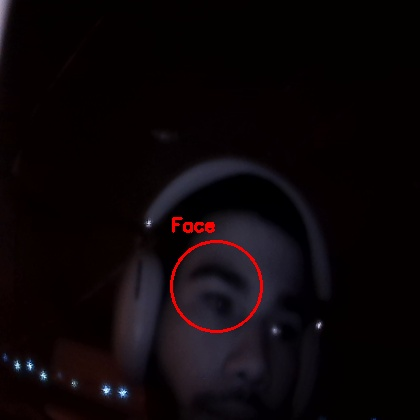
#> input picture face_20251028_182002_2.jpg, 420 x 420 px, given in place of the camera
$ python steadycam_daemonv0.1.3.py
#> lines starting #> are read from the running program, lines starting #| are printed output that depends on the picture; after the words box and inside, x2 and y2 are one past the last pixel; in counts of white or black regions, pixels touching at a corner belong together
import cv2
import numpy as np
from pathlib import Path
import time
import datetime
import os
import threading
import queue

# ============================================================
# CONFIG
# ============================================================

OUTPUT_DIR = Path("dashcam_footage")
OUTPUT_DIR.mkdir(parents=True, exist_ok=True)

RESOLUTIONS = {
    "small":  (480, 360),
    "medium": (640, 480),
    "large":  (1280, 720)
}

ACTIVE_RES = "medium"
FRAME_W, FRAME_H = RESOLUTIONS[ACTIVE_RES]
FPS = 20
SEGMENT_MINUTES = 5
KEEP_HOURS = 2
EVENT_CLIP_SECONDS = 90  # Changed to 90 seconds

CAM_INDICES = [0, 2]
FOURCC = cv2.VideoWriter_fourcc(*"mp4v")

# AI EVENT TRIGGERS
MOTION_THRESHOLD = 5000
SUDDEN_BRIGHT_THRESHOLD = 50
RED_OBJECT_THRESHOLD = 3

# ============================================================
# CAMERA SETUP
# ============================================================

def open_cam(index):
    cam = cv2.VideoCapture(index)
    cam.set(cv2.CAP_PROP_FRAME_WIDTH, FRAME_W)
    cam.set(cv2.CAP_PROP_FRAME_HEIGHT, FRAME_H)
    return cam

cam1 = open_cam(CAM_INDICES[0])
cam2 = open_cam(CAM_INDICES[1])

# ============================================================
# VIDEO WRITER
# ============================================================

def new_writer():
    ts = datetime.datetime.now().strftime("%Y%m%d_%H%M%S")
    filename = OUTPUT_DIR / f"seg_{ts}.mp4"
    writer = cv2.VideoWriter(str(filename), FOURCC, FPS, (FRAME_W * 2, FRAME_H))
    return writer, filename, time.time()

writer, current_file, segment_start = new_writer()

# ============================================================
# AUTO DELETE
# ============================================================

def clean_old_files():
    cutoff = time.time() - KEEP_HOURS * 3600
    for f in sorted(OUTPUT_DIR.glob("seg_*.mp4")):
        try:
            if f.stat().st_mtime < cutoff:
                f.unlink()
        except:
            pass

# ============================================================
# AI EVENT DETECTION
# ============================================================

prev_gray = None
prev_brightness = None

def detect_events(frame):
    global prev_gray, prev_brightness

    events = []
    gray = cv2.cvtColor(frame, cv2.COLOR_BGR2GRAY)
    hsv = cv2.cvtColor(frame, cv2.COLOR_BGR2HSV)

    # 1. Motion detection
    if prev_gray is not None:
        diff = cv2.absdiff(prev_gray, gray)
        motion_pixels = np.sum(diff > 30)
        if motion_pixels > MOTION_THRESHOLD:
            events.append("MOTION")

    # 2. Sudden brightness change
    brightness = np.mean(gray)
    if prev_brightness is not None:
        if abs(brightness - prev_brightness) > SUDDEN_BRIGHT_THRESHOLD:
            events.append("BRIGHTNESS_SPIKE")

    # 3. Red object detection
    lower_red1 = np.array([0, 100, 100])
    upper_red1 = np.array([10, 255, 255])
    lower_red2 = np.array([170, 100, 100])
    upper_red2 = np.array([180, 255, 255])

    mask_red1 = cv2.inRange(hsv, lower_red1, upper_red1)
    mask_red2 = cv2.inRange(hsv, lower_red2, upper_red2)
    mask_red = cv2.bitwise_or(mask_red1, mask_red2)

    contours, _ = cv2.findContours(mask_red, cv2.RETR_EXTERNAL, cv2.CHAIN_APPROX_SIMPLE)
    red_count = sum(1 for cnt in contours if cv2.contourArea(cnt) > 500)

    if red_count >= RED_OBJECT_THRESHOLD:
        events.append("RED_OBJECTS")

    prev_gray = gray
    prev_brightness = brightness

    return events

# ============================================================
# EVENT CLIP THREAD
# ============================================================

event_queue = queue.Queue()

def event_clip_saver(frames, trigger_reason):
    ts = datetime.datetime.now().strftime("%Y%m%d_%H%M%S")
    filename = OUTPUT_DIR / f"event_{ts}_{trigger_reason}.mp4"
    w = cv2.VideoWriter(str(filename), FOURCC, FPS, (FRAME_W*2, FRAME_H))
    for frame in frames:
        w.write(frame)
    w.release()

def event_worker():
    while True:
        item = event_queue.get()
        if item is None:
            break
        frames, reason = item
        event_clip_saver(frames, reason)

threading.Thread(target=event_worker, daemon=True).start()

event_buffer_frames = []
EVENT_BUFFER_MAX = EVENT_CLIP_SECONDS * FPS  # 90 seconds * 20 fps = 1800 frames
event_cooldown = 0
flash_frames_remaining = 0  # White flash counter

# ============================================================
# PREVIEW WINDOW
# ============================================================

cv2.namedWindow("Dashcam (q quit, e manual event)", cv2.WINDOW_NORMAL)

# ============================================================
# MAIN LOOP
# ============================================================

while True:
    ret1, f1 = cam1.read()
#> f1 is the input picture: shape (420, 420, 3); mean B, G, R 8.7, 6.4, 12.8
    ret2, f2 = cam2.read()

    if not ret1:
        cam1.release()
        time.sleep(0.2)
        cam1 = open_cam(CAM_INDICES[0])
        continue

    if not ret2:
        cam2.release()
        time.sleep(0.2)
        cam2 = open_cam(CAM_INDICES[1])
        continue

    f1 = cv2.resize(f1, (FRAME_W, FRAME_H))
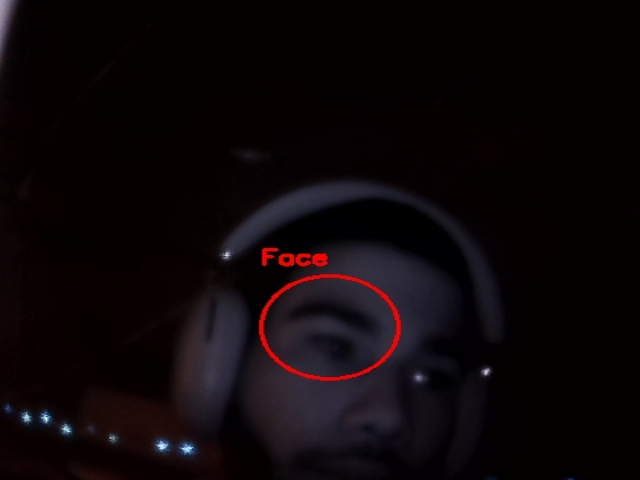
#> f1: shape (480, 640, 3); mean B, G, R 8.7, 6.4, 12.7
    f2 = cv2.resize(f2, (FRAME_W, FRAME_H))
    combined = np.hstack((f1, f2))
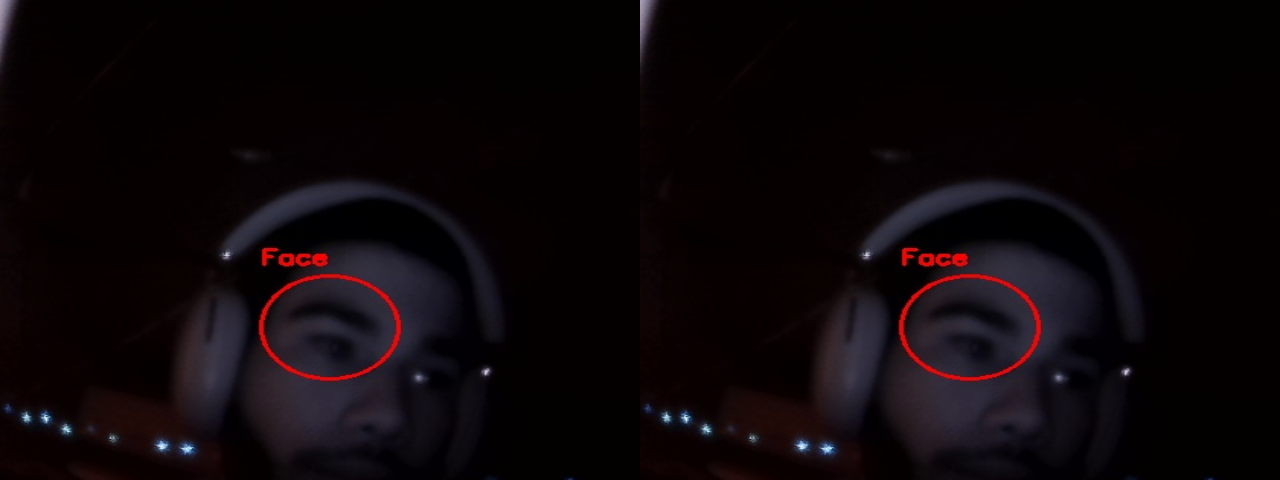
#> combined: shape (480, 1280, 3); mean B, G, R 8.7, 6.4, 12.7

    # Timestamp
    ts = datetime.datetime.now().strftime("%Y-%m-%d %H:%M:%S")
    cv2.putText(combined, ts, (10, 30),
                cv2.FONT_HERSHEY_SIMPLEX, 0.7, (255, 255, 255), 2)
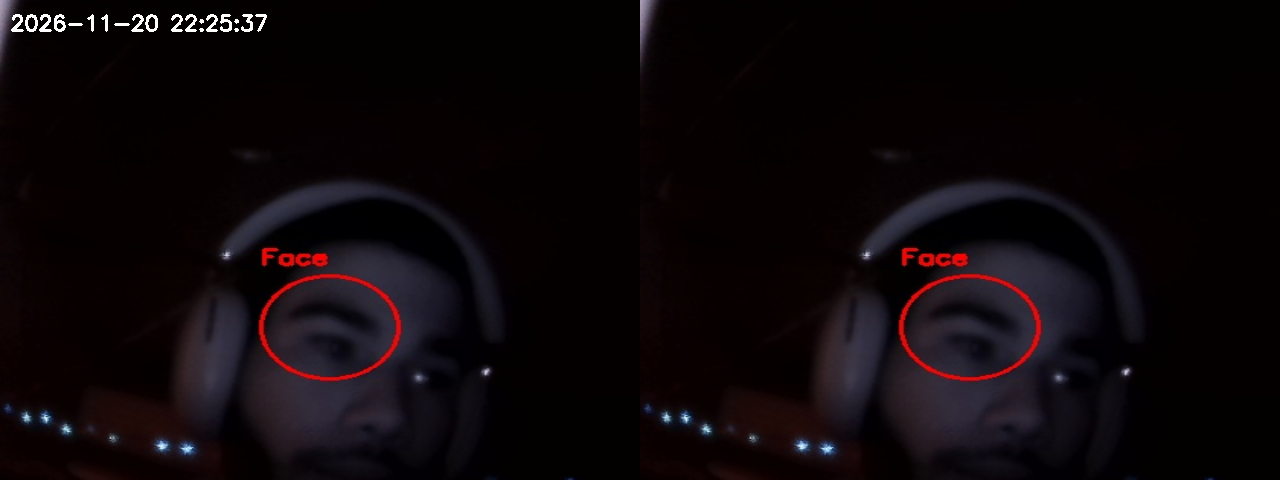
#> combined: shape (480, 1280, 3); 0.27% of pixels changed, all inside (x1, y1, x2, y2) = (11, 14, 267, 32)

    # AI Event Detection
    events = detect_events(combined)
#> in detect_events, `hsv = cv2.cvtColor(frame, cv2.COLOR_BGR2HSV)`: hsv: shape (480, 1280, 3); mean H, S, V 54.9, 209.4, 14.9
#> in detect_events, `brightness = np.mean(gray)`: brightness = 9.15
#> in detect_events, `mask_red1 = cv2.inRange(hsv, lower_red1, upper_red1)`:
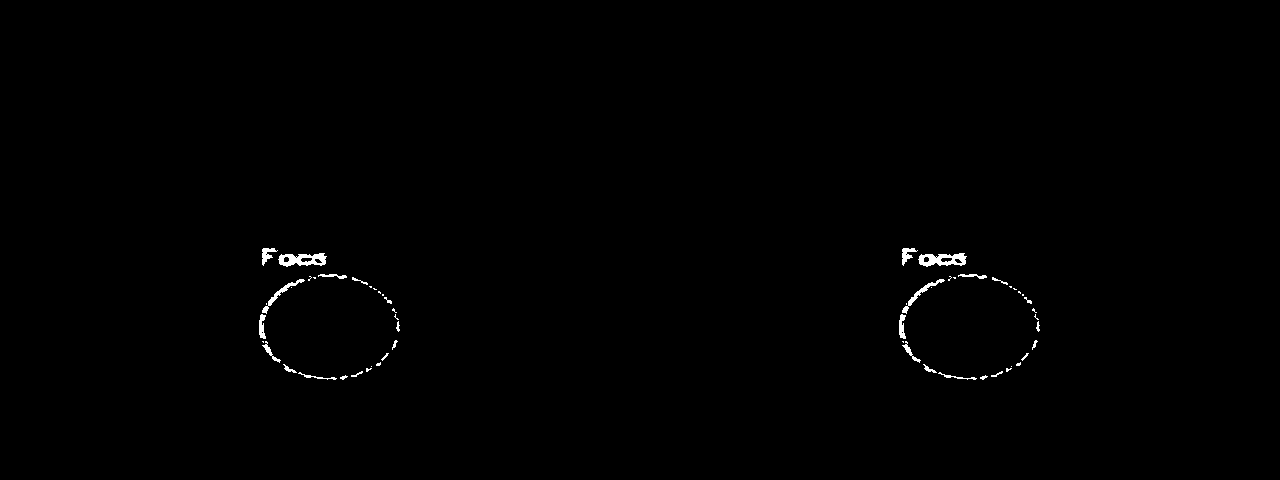
#> mask_red1: shape (480, 1280); 0.46% white; 58 white regions (28 under 20 px), largest, box (x1, y1, x2, y2) and area: (278, 253, 327, 267) 422, (918, 253, 967, 267) 422, (262, 279, 305, 314) 210
#> in detect_events, `mask_red2 = cv2.inRange(hsv, lower_red2, upper_red2)`:
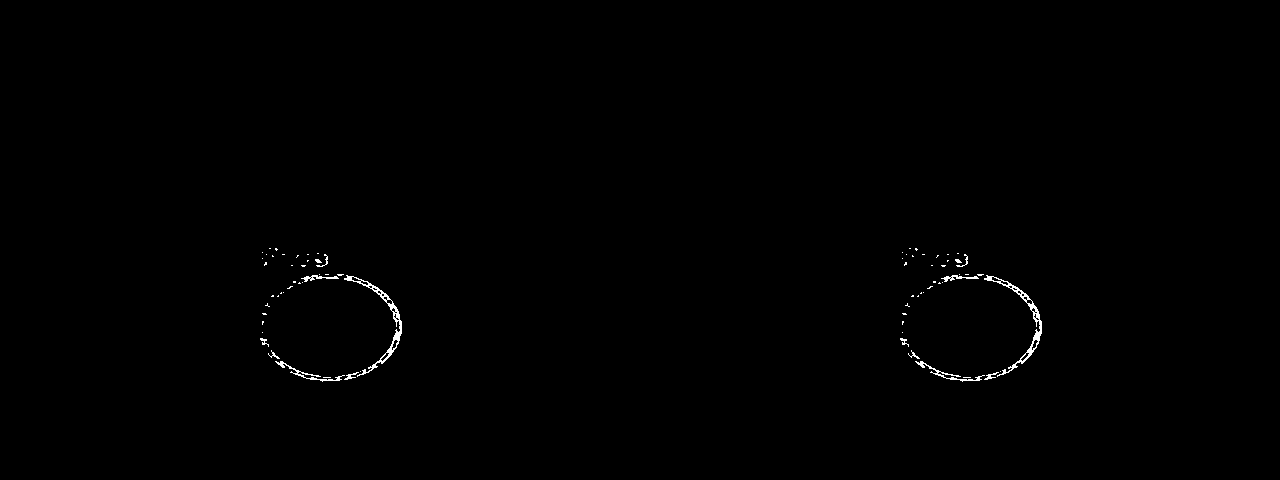
#> mask_red2: shape (480, 1280); 0.38% white in thin lines or dots, all inside (x1, y1, x2, y2) = (260, 248, 1042, 382)
#> in detect_events, `mask_red = cv2.bitwise_or(mask_red1, mask_red2)`:
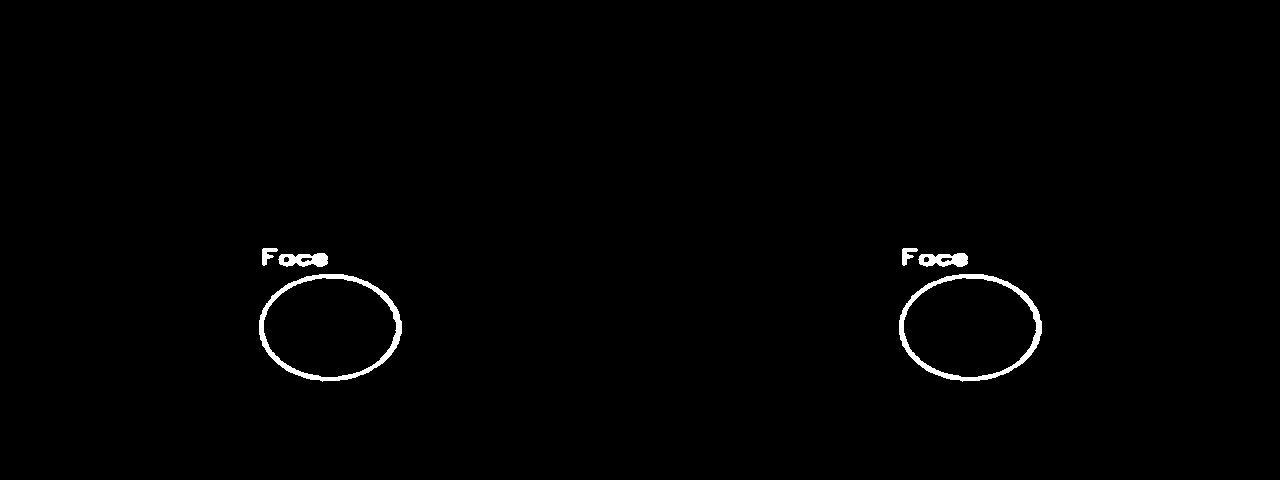
#> mask_red: shape (480, 1280); 0.84% white; 6 white regions
#> in detect_events, `contours, _ = cv2.findContours(mask_red, cv2.RETR_EXTERNAL, cv2.CHAIN_..`: contours = 6 contours; box (x1, y1, x2, y2) and area: (899, 274, 1042, 382) 11864, (259, 274, 402, 382) 11864, (918, 253, 968, 267) 498, (278, 253, 328, 267) 498, (902, 248, 918, 266) 118, (262, 248, 278, 266) 118
#> in detect_events, `red_count = sum(1 for cnt in contours if cv2.contourArea(cnt) > 500)`: red_count = 2
#> in detect_events, `prev_brightness = brightness`: prev_brightness = 9.15
#> events = []

    if events and event_cooldown == 0:
        trigger = "+".join(events)
        event_queue.put((list(event_buffer_frames), trigger))
        event_cooldown = FPS * 5  # 5 second cooldown
        flash_frames_remaining = FPS * 3  # 3 seconds white flash
        cv2.putText(combined, f"AUTO EVENT: {trigger}", (10, 60),
                    cv2.FONT_HERSHEY_SIMPLEX, 0.6, (0, 0, 255), 2)

    if event_cooldown > 0:
        event_cooldown -= 1

    # Event buffer (90 seconds)
    event_buffer_frames.append(combined.copy())
    if len(event_buffer_frames) > EVENT_BUFFER_MAX:
        event_buffer_frames.pop(0)

    # Segment control
    if time.time() - segment_start > SEGMENT_MINUTES * 60:
        writer.release()
        clean_old_files()
        writer, current_file, segment_start = new_writer()

    writer.write(combined)

    # White flash overlay for event indication
    display_frame = combined.copy()
    if flash_frames_remaining > 0:
        white_overlay = np.ones_like(display_frame) * 255
        alpha = 0.7  # Flash intensity
        display_frame = cv2.addWeighted(display_frame, 1-alpha, white_overlay, alpha, 0)
        flash_frames_remaining -= 1

    # Preview
    cv2.imshow("Dashcam (q quit, e manual event)", display_frame)
    key = cv2.waitKey(1) & 0xFF
#> (key q is pressed here)

    if key == ord('q'):
        break

    if key == ord('e'):
        event_queue.put((list(event_buffer_frames), "MANUAL"))
        flash_frames_remaining = FPS * 3  # Manual events also get flash

# ============================================================
# SHUTDOWN
# ============================================================

writer.release()
cam1.release()
cam2.release()
cv2.destroyAllWindows()
event_queue.put(None)
